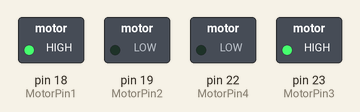
Simulated run of this sketch. Board: Arduino Mega 2560, built with avr-gcc and run on an emulated ATmega2560. Parts: switched loads named in the sketch (green lamp = pin HIGH).

Above: at 0.1 s.
Timing chart, 0 to 1.6 s (numbered marks = the images above):
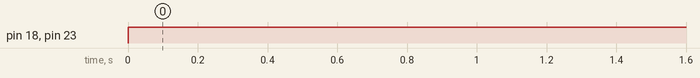

Measured:
- by itself, pin 18 (MotorPin1), pin 23 (MotorPin3): LOW → HIGH at 0.00 s

The sketch:

test.ino
```cpp
// left motor
#define MotorPin1 18
#define MotorPin2 19
// #define PWMLeft 2
// right motor
#define MotorPin3 23
#define MotorPin4 22
// #define PWMRight 4

void setup() {
  pinMode(MotorPin1, OUTPUT);
  pinMode(MotorPin2, OUTPUT);
  // pinMode(PWMLeft, OUTPUT);

  pinMode(MotorPin3,OUTPUT);
  pinMode(MotorPin4,OUTPUT);
  // pinMode(PWMRight, OUTPUT);

  // analogWrite(PWMLeft, 254);
  // analogWrite(PWMRight,254);
  Serial.begin(9600);
}
void loop() {
  digitalWrite(MotorPin1, HIGH);
  digitalWrite(MotorPin2, LOW);
  digitalWrite(MotorPin3, HIGH);
  digitalWrite(MotorPin4, LOW);

}
```
